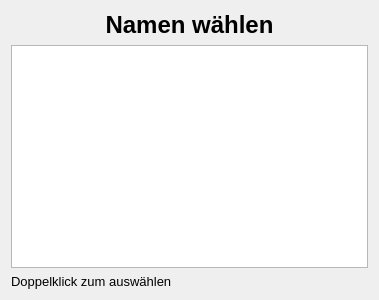
<?xml version="1.0" encoding="UTF-8"?>
<ui version="4.0">
 <class>CourseDialog</class>
 <widget class="QDialog" name="CourseDialog">
  <property name="geometry">
   <rect>
    <x>0</x>
    <y>0</y>
    <width>379</width>
    <height>300</height>
   </rect>
  </property>
  <property name="font">
   <font>
    <pointsize>10</pointsize>
   </font>
  </property>
  <property name="windowTitle">
   <string>Dialog</string>
  </property>
  <layout class="QVBoxLayout" name="verticalLayout">
   <item>
    <widget class="QLabel" name="label">
     <property name="font">
      <font>
       <pointsize>18</pointsize>
       <weight>75</weight>
       <bold>true</bold>
      </font>
     </property>
     <property name="text">
      <string>Namen wählen</string>
     </property>
     <property name="alignment">
      <set>Qt::AlignCenter</set>
     </property>
    </widget>
   </item>
   <item>
    <widget class="QListWidget" name="courselist"/>
   </item>
   <item>
    <widget class="QLabel" name="label_2">
     <property name="text">
      <string>Doppelklick zum auswählen</string>
     </property>
    </widget>
   </item>
  </layout>
 </widget>
 <resources/>
 <connections/>
</ui>
